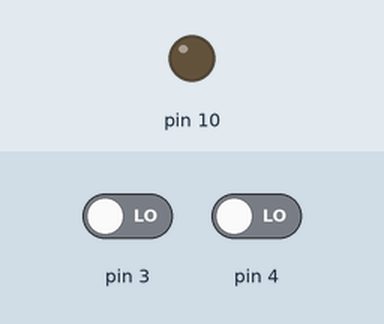
This sketch was run on a simulated Arduino Uno, built with avr-gcc and run on an emulated ATmega328P. Shown: output pins drawn as LEDs (lit = HIGH). The test bench sets the inputs (shaded band); at power-on: pin 3 LOW, pin 4 LOW.

Above: at 1.2 s.
1.3 s: pin 3 driven HIGH
At 2.1 s:
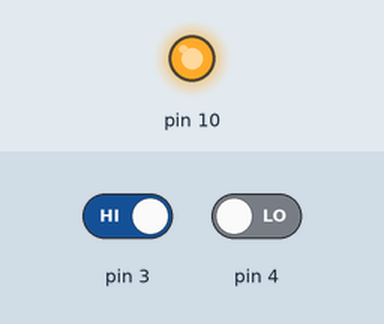
2.8 s: pin 3 driven LOW
At 3.3 s:
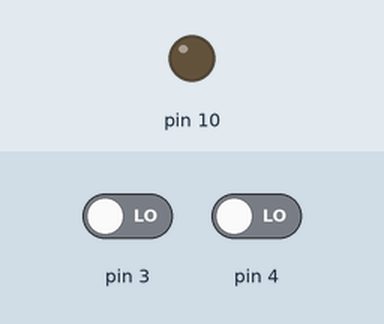
4.3 s: pin 4 driven HIGH
At 5.6 s:
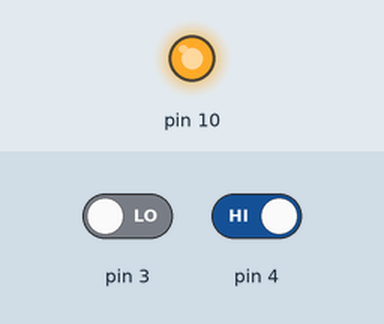
Timing chart, 0 to 7.3 s (numbered marks = the images above; inputs shaded):
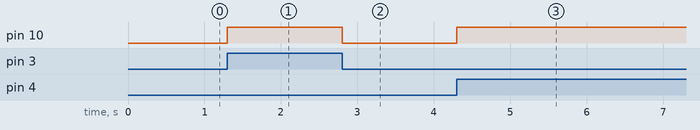

The sketch:

OR_Logic_circuit.ino
```cpp
void setup() {
  // put your setup code here, to run once:
  pinMode(4,INPUT);
  pinMode(3,INPUT);
  pinMode(10,OUTPUT);
}

void loop() {
  // put your main code here, to run repeatedly:
  int button1 = 0 , button2 = 0;
  button1 = digitalRead(3);
  button2 = digitalRead(4);
  if(button1 == HIGH || button2 == HIGH)
    digitalWrite(10 , HIGH);
  else
    digitalWrite(10 , LOW);
}
```

Measured:
- after the input at 1.3 s, pin 10: LOW → HIGH at once
- after the input at 2.8 s, pin 10: HIGH → LOW at once
- after the input at 4.3 s, pin 10: LOW → HIGH at once
